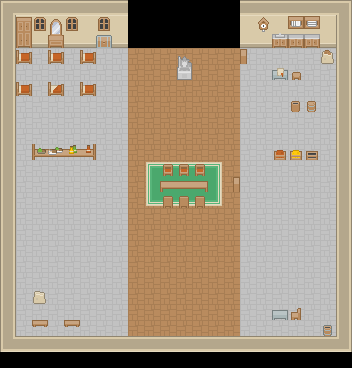

A 2D game scene composited from a Tiled map and its tileset images. What follows is a short description and the map's XML, with each tile layer's data collapsed to a summary:
An orthogonal 22x23 tile map with 16x16 px tiles, 5 tile layers (Floor, Carpet, Walls, Objects, ...).

<map version="1.0" orientation="orthogonal" renderorder="right-down" width="22" height="23" tilewidth="16" tileheight="16" backgroundcolor="#000000" nextobjectid="1">
 <tileset firstgid="1" name="roguelikeSheet_transparent" tilewidth="16" tileheight="16" spacing="4" tilecount="1767" columns="57">
  <image source="../Spritesheet/roguelikeSheet_transparent.png" width="1136" height="616" />
 </tileset>
 <layer name="Floor" width="22" height="23">
  <data>[506 cells, 360 non-empty, 2 distinct tile ids]</data>
 </layer>
 <layer name="Carpet" width="22" height="23">
  <data>[506 cells, 18 non-empty, 10 distinct tile ids]</data>
 </layer>
 <layer name="Walls" width="22" height="23">
  <data>[506 cells, 103 non-empty, 8 distinct tile ids]</data>
 </layer>
 <layer name="Objects" width="22" height="23">
  <data>[506 cells, 50 non-empty, 37 distinct tile ids]</data>
 </layer>
 <layer name="Details" width="22" height="23">
  <data>[506 cells, 2 non-empty, 2 distinct tile ids]</data>
 </layer>
</map>
